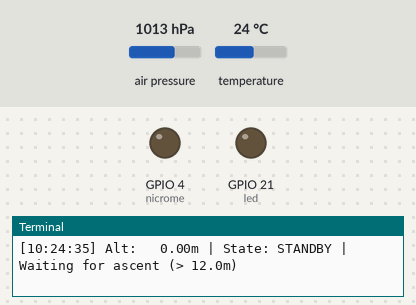
A program run on a simulated Raspberry Pi (BCM pin numbers). Parts: output pins drawn as LEDs (lit = HIGH), the last lines printed to the terminal. The test bench sets the inputs (shaded band); at power-on: air pressure 1013 hPa, temperature 24 °C. The clock reads 2024-03-15 10:24:30 at power-on unless the program sets it; files the program writes start out absent.

Above: at 5.7 s.
5.8 s: air pressure set to 1009 hPa
7.5 s: air pressure set to 1013 hPa
At 9.0 s:
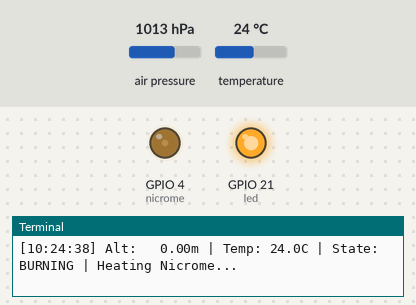
Timing chart, 0 to 12.1 s (numbered marks = the images above; inputs shaded):
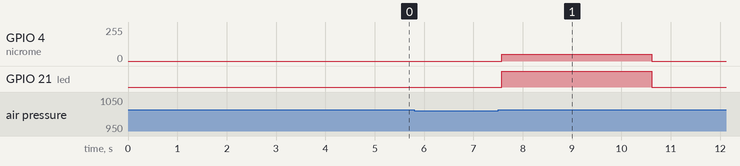

Measured:
- after the input at 7.5 s, GPIO 4 (nicrome): 0/255 → 51/255 after 0.07 s, → 0/255 3.0 s later; GPIO 21 (led): LOW → HIGH after 0.07 s, → LOW 3.0 s later

The program:

mission_0227.py
```python
import time
import board
import pwmio
import adafruit_dps310
import os
import sys
from datetime import datetime
from digitalio import DigitalInOut, Direction

# ==========================================
# 設定
# ==========================================
OFFSET_FILE = "/home/yuki/cansat_raspi/pressure/offset.txt"
WAIT_TIME = 0.1             # ループ間隔(秒)

# --- 高度設定 ---
# 1. 機能有効化高度 (ARMING)
#    この高さを超えるまでは、絶対にニクロム線は作動しません。
#    地上での誤作動を防ぐため、ターゲット高度より高く設定してください。
ARM_ALTITUDE = 12.0

# 2. 作動高度 (TARGET)
#    ARMED状態で、この高さを「下回ったら」加熱します。
TARGET_ALTITUDE = 10.0
# --- ニクロム線設定 ---
NICROME_PIN = board.D4
LED_PIN = board.D21
DUTY_CYCLE_PERCENT = 0.2    # 20%出力 (0.8Ωなら約4.6A)
BURN_TIME = 3.0             # 3秒間加熱 (念のため少し長めに)

# ログ設定
LOG_DIR = "./logs"
os.makedirs(LOG_DIR, exist_ok=True)
csv_file = f"{LOG_DIR}/flight_release_{datetime.now().strftime('%Y%m%d_%H%M%S')}.csv"

# ニクロム線 初期化 (初期状態は必ずOFF)
nicrome = pwmio.PWMOut(NICROME_PIN, frequency=100, duty_cycle=0)
led = DigitalInOut(LED_PIN)
led.direction = Direction.OUTPUT
led.value = False


# 状態フラグ
is_armed = False  # 上空に到達したか？
is_fired = False  # すでに発火したか？

print("--- フライトシステム (安全機構付き 投下モード) ---")
print(f"設定: {ARM_ALTITUDE}m 以上でロック解除 -> {TARGET_ALTITUDE}m 以下で加熱")
print(f"出力: {DUTY_CYCLE_PERCENT*100}% / {BURN_TIME}秒")

# 1. センサ初期化
try:
    i2c = board.I2C()
    dps = adafruit_dps310.DPS310(i2c, address=0x77)

    # センサが安定するまで少し待つ
    print("センサ初期化・安定化中... (2秒待機)")
    time.sleep(2)
except Exception as e:
    print(f"❌ センサエラー: {e}")
    nicrome.deinit()
    sys.exit()

# 2. 起動時の現在高度を計測してオフセットを更新・保存
print("--- 初期高度(オフセット)のキャリブレーション ---")
calib_samples = 10
calib_alts = []
base_altitude = 0.0

try:
    for _ in range(calib_samples):
        press = dps.pressure
        alt = 44330 * (1.0 - (press / 1013.25) ** 0.1903)
        calib_alts.append(alt)
        time.sleep(0.1)

    base_altitude = sum(calib_alts) / calib_samples

    # offset.txt に書き込み
    with open(OFFSET_FILE, "w") as f:
        f.write(f"{base_altitude:.4f}\n")
    print(f"✅ 現在の高度を基準(0m)として設定しました: 測定値 = {base_altitude:.2f} m")

except Exception as e:
    print(f"⚠️ オフセットの設定に失敗しました。基準 = 0.0m で開始します。 エラー: {e}")
    base_altitude = 0.0


# CSVヘッダー
with open(csv_file, 'w') as f:
    f.write("Time,Pressure_hPa,Temp_C,Abs_Alt_m,Rel_Alt_m,State,Status_Message\n")

print("監視を開始します...")

# 3. メインループ
try:
    while True:
        try:
            press = dps.pressure
            temp = dps.temperature
            # 現在の絶対高度
            abs_alt = 44330 * (1.0 - (press / 1013.25) ** 0.1903)
            # 相対高度 (現在 - 基準)
            rel_alt = abs_alt - base_altitude

            status_msg = ""
            state_code = "STANDBY"

            # === 状態判定ロジック ===

            # 1. まだARMED(ロック解除)されていない場合、高度をチェック
            if not is_armed:
                if rel_alt > ARM_ALTITUDE:
                    is_armed = True
                    print(f"🚀 上昇検知！ ロック解除 (高度: {rel_alt:.2f}m > {ARM_ALTITUDE}m)")
                    status_msg = "ARMED just now"
                    state_code = "ARMED"
                else:
                    state_code = "STANDBY"
                    status_msg = f"Waiting for ascent (> {ARM_ALTITUDE}m)"

            # 2. ロック解除済み、かつ未発火の場合
            elif is_armed and not is_fired:
                state_code = "ARMED"

                # 発火条件チェック
                if rel_alt < TARGET_ALTITUDE:
                    print(f"🔥 降下検知！ ニクロム線加熱開始 (高度: {rel_alt:.2f}m < {TARGET_ALTITUDE}m)")
                    state_code = "BURNING"
                    status_msg = "Heating Nicrome..."

                    # ログ記録 (加熱開始)
                    with open(csv_file, 'a') as f:
                        f.write(f"{datetime.now()},{press:.2f},{abs_alt:.2f},{rel_alt:.2f},{state_code},{status_msg}\n")


                    # === 加熱実行 (発火中もログを継続記録) ===
                    led.value = True
                    nicrome.duty_cycle = int(65535 * DUTY_CYCLE_PERCENT)

                    burn_start = time.time()
                    while time.time() - burn_start < BURN_TIME:
                        # センサ値の更新
                        press = dps.pressure
                        temp = dps.temperature
                        abs_alt = 44330 * (1.0 - (press / 1013.25) ** 0.1903)
                        rel_alt = abs_alt - base_altitude

                        # 燃焼中のログ保存と表示
                        with open(csv_file, 'a') as f:
                            f.write(f"{datetime.now()},{press:.2f},{temp:.2f},{abs_alt:.2f},{rel_alt:.2f},BURNING,Heating Nicrome...\n")
                        print(f"[{datetime.now().strftime('%H:%M:%S')}] Alt: {rel_alt:6.2f}m | Temp: {temp:.1f}C | State: BURNING | Heating Nicrome...")
                        time.sleep(WAIT_TIME)

                    nicrome.duty_cycle = 0
                    led.value = False


                    is_fired = True
                    print("✅ 加熱完了・停止")
                    status_msg = "Fired Successfully"
                    state_code = "FIRED"
                else:
                    status_msg = f"Descending... (Target: < {TARGET_ALTITUDE}m)"

            # 3. 発火済みの場合
            else:
                state_code = "FIRED"
                status_msg = "Mission Complete"

            # ==========================

            # ログ保存
            with open(csv_file, 'a') as f:
                f.write(f"{datetime.now()},{press:.2f},{temp:.2f},{abs_alt:.2f},{rel_alt:.2f},{state_code},{status_msg}\n")

            # コンソール表示
            print(f"[{datetime.now().strftime('%H:%M:%S')}] Alt: {rel_alt:6.2f}m | State: {state_code} | {status_msg}")

            time.sleep(WAIT_TIME)

        except OSError:
            continue

except KeyboardInterrupt:
    print("\n停止")
except Exception as e:
    print(f"エラー: {e}")
# 変更後
finally:
    nicrome.duty_cycle = 0
    nicrome.deinit()
    if 'led' in locals():      # 追加: LEDの確実な消灯とリソース解放
        led.value = False
        led.deinit()
    print("Safe Shutdown")
```
